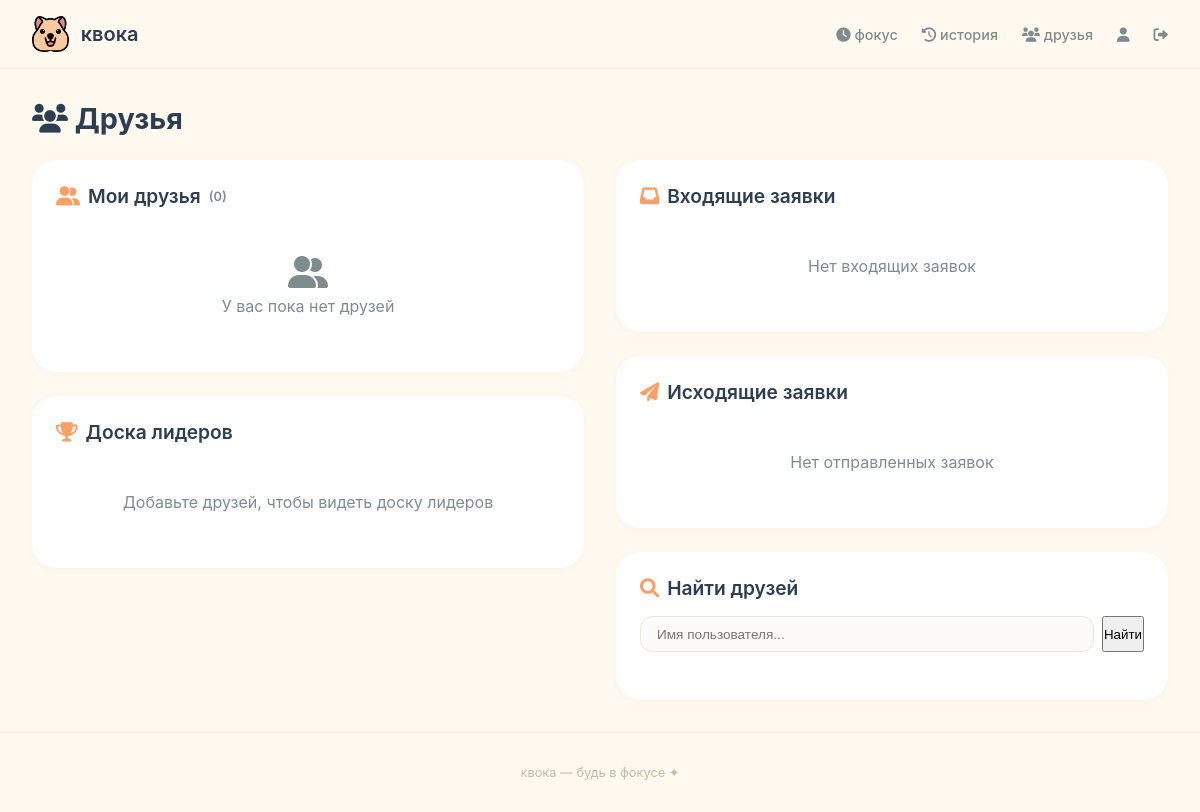
The app's page /friends/ (signed in), older data.
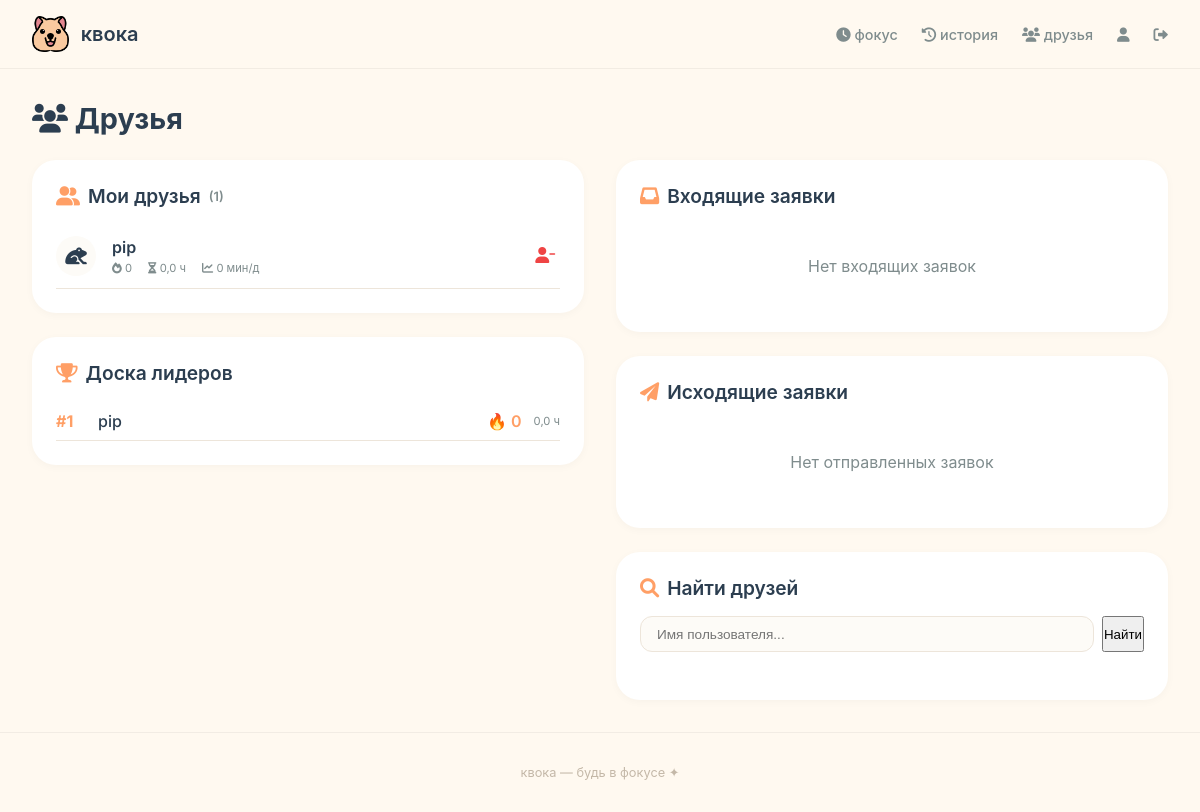
The same page, newer data.
### core/models.py (models this page shows, shortened)
class User(AbstractUser):
    avatar = models.ImageField(upload_to='avatars/', blank=True, null=True)
    total_hours = models.FloatField(default=0.0)
    current_days = models.IntegerField(default=0)
    max_days = models.IntegerField(default=0)
    last_focus_date = models.DateField(null=True, blank=True)
    total_sessions = models.IntegerField(default=0)  # всего сессий
    total_videos_watched = models.IntegerField(default=0)  # просмотрено видео
    total_pdfs_read = models.IntegerField(default=0)  # прочитано PDF

### friends/views.py (the view, shortened to what this page needs)
# urls.py: path('', views.friends_list, name='friends_list'),
@login_required
def friends_list(request):
    friends = Friend.get_friends(request.user)
    incoming_requests = Friend.get_pending_requests(request.user)
    outgoing_requests = Friend.get_sent_requests(request.user)
    search_query = request.GET.get('search', '')
    search_results = []
    friends_with_stats = []
    for friend in friends:
        total_minutes = FocusSession.objects.filter(
            user=friend, completed=True
        ).aggregate(total=Sum('minutes'))['total'] or 0
        total_hours = round(total_minutes / 60, 1)
        today = timezone.now().date()
        today_minutes = FocusSession.objects.filter(
            user=friend, completed=True, start_time__date=today
        ).aggregate(total=Sum('minutes'))['total'] or 0
        streak = friend.current_days if hasattr(friend, 'current_days') else 0
        friends_with_stats.append({
            'user': friend,
            'streak': streak,
            'total_hours': total_hours,
            'today_minutes': today_minutes,
        })
    friends_with_stats.sort(key=lambda x: x['streak'], reverse=True)
    context = {
        'friends': friends_with_stats,
        'incoming_requests': incoming_requests,
        'outgoing_requests': outgoing_requests,
        'search_query': search_query,
        'search_results': search_results,
    }
    return render(request, 'friends/friends.html', context)

### friends/models.py (called while the page is built)
    @classmethod
    def get_friends(cls, user):
        sent = cls.objects.filter(from_user=user, status='accepted').values_list('to_user', flat=True)
        received = cls.objects.filter(to_user=user, status='accepted').values_list('from_user', flat=True)
        friend_ids = list(sent) + list(received)
        return User.objects.filter(id__in=friend_ids)

    @classmethod
    def get_pending_requests(cls, user):
        return cls.objects.filter(to_user=user, status='pending')

    @classmethod
    def get_sent_requests(cls, user):
        return cls.objects.filter(from_user=user, status='pending')

### friends/templates/friends/friends.html (shortened to what the changed rows need)
{% extends 'base.html' %}
{% load static %}
{% block content %}
<div class="friends-container">
    <h1 style="margin-bottom: 1.5rem; font-size: 1.8rem;">
        <i class="fas fa-users"></i> Друзья
    </h1>
    <div class="friends-grid">
        <div>
            <div class="friends-card">
                <div class="friends-title">
                    <i class="fas fa-user-friends"></i> Мои друзья
                    <span style="font-size: 0.8rem; color: #7F8C8D;">({{ friends|length }})</span>
                </div>
                {% if friends %}
                    {% for friend in friends %}
                    <div class="friend-item">
                        <div class="friend-info">
                            <div class="friend-avatar">
                                <i class="fas fa-frog"></i>
                            </div>
                            <div class="friend-details">
                                <div class="friend-name">{{ friend.user.username }}</div>
                                <div class="friend-stats">
                                    <span><i class="fas fa-fire"></i> {{ friend.streak }}</span>
                                    <span><i class="fas fa-hourglass-half"></i> {{ friend.total_hours }} ч</span>
                                    <span><i class="fas fa-chart-line"></i> {{ friend.today_minutes }} мин/д</span>
                                </div>
                            </div>
                        </div>
                        <div class="friend-actions">
                            <button class="btn-icon remove" onclick="removeFriend({{ friend.user.id }}, '{{ friend.user.username }}')">
                                <i class="fas fa-user-minus"></i>
                            </button>
                        </div>
                    </div>
                    {% endfor %}
                {% else %}
                    <div class="empty-state">
                        <i class="fas fa-user-friends" style="font-size: 2rem; margin-bottom: 0.5rem; display: block;"></i>
                        У вас пока нет друзей
                    </div>
                {% endif %}
            </div>
            <div class="friends-card" style="margin-top: 1.5rem;">
                <div class="friends-title">
                    <i class="fas fa-trophy"></i> Доска лидеров
                </div>
                {% if friends %}
                    {% for friend in friends %}
                    <div class="leaderboard-item">
                        <div class="leaderboard-rank">#{{ forloop.counter }}</div>
                        <div class="leaderboard-name">{{ friend.user.username }}</div>
                        <div class="leaderboard-streak">🔥 {{ friend.streak }}</div>
                        <div class="leaderboard-hours">{{ friend.total_hours }} ч</div>
                    </div>
                    {% endfor %}
                {% else %}
                    <div class="empty-state">
                        Добавьте друзей, чтобы видеть доску лидеров
                    </div>
                {% endif %}
            </div>
        </div>
    </div>
</div>
{% endblock %}

Row changes from the older to the newer data that the page shows:
added User: user.username "pip", streak "0", total_hours "0,0", today_minutes "0"
Text that changed along with them:
{{ friends|length }}: "0" → "1"
text no longer shown: "У вас пока нет друзей Добавьте друзей, чтобы видеть доску лидеров"
